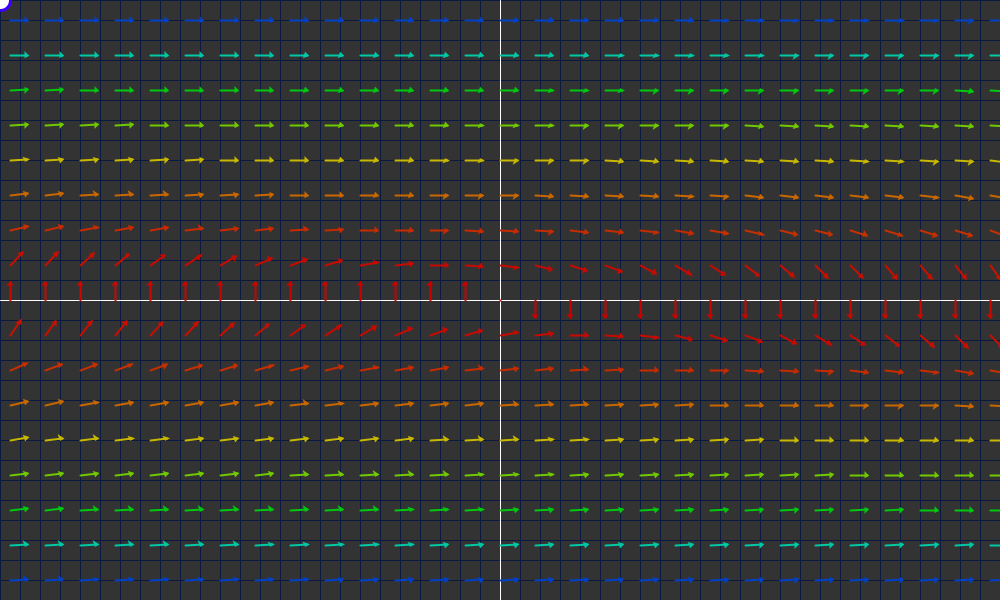
Frame 1 (no input)
Frame 60 (the mouse pressed at the canvas centre just before this capture): identical to frame 1, image omitted
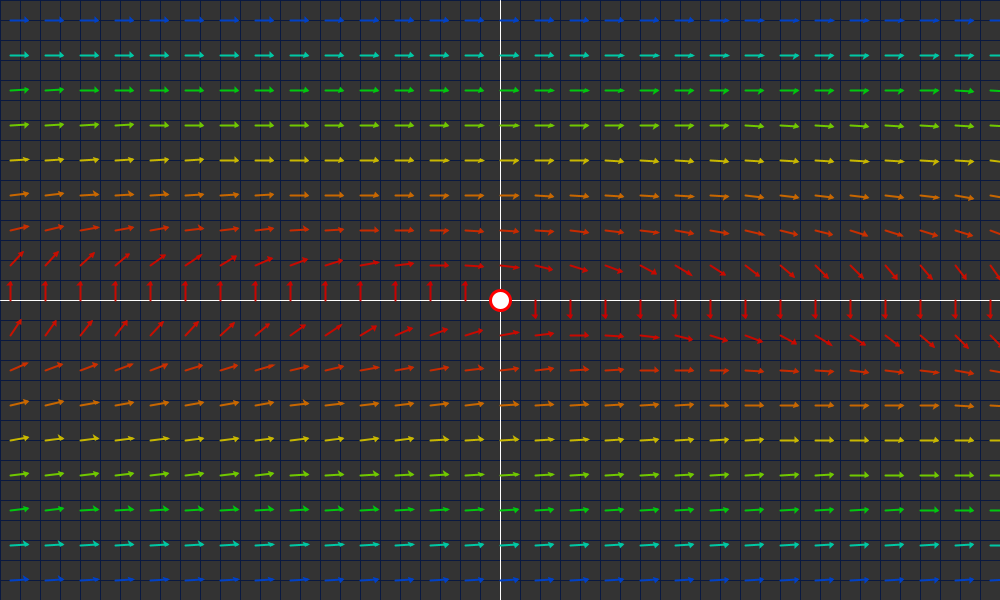
Frame 120 (the mouse held since frame 60 and released just before this capture)

The Processing sketch that drew these frames (run headless with seeded random() and noise(); from frame 60 on, the mouse is pressed at the canvas centre):

// Processing sketch: Vector_fields
// ── Vector_fields.pde
blob bob;
vector O, v0;
float dt, colorSensitivity=500;
boolean hold=true;

//f(x, y) = (4x^2 + 3) / sqrt(y)
//f(x, y) = sqrt((28 + x)^2 + 4)/fprima

vector field_function(vector pos)
{
  vector u, v;
  float x=pos.x-width/2, y=pos.y-height/2, scale=1, f1, f2;
  f1=y*y;
  f2=3*x-6*y;
  //f1=x+5*y;
  //f2=1/y*x*x;
  //f1 = (4*x*x + 3) / sqrt(abs(y));
  //f2 = sqrt(pow((28 + x), 2) + 4)/f1;
  //v = new vector(f1/scale, f2/scale);
  //u = subv(pos, O);
  //v = polarVector(u.magn(), u.angle()-PI);
  v = new vector(f1, f2);
  v = multv(1, v);
  return v;
}

void setup()
{
  size(1000, 600);
  background(51);
  //translate(width/2, height/2);
  O = new vector(width/2, height/2);
  v0=O;
  dt = 0.001;
  bob = new blob(width/10, height/2-10, 10, v0);
}

void draw()
{
  background(51);
  vector mouse=new vector (mouseX, mouseY);
  grid(20);
  field_display(35);
  if (hold)
    {
    bob.pos=mouse;
    bob.vel=O;
    bob.acc=O;
    }
  else
    bob.update();
  bob.display(); 
}

void mouseClicked()
{
  if (!hold)
    {
      bob.pos=new vector (mouseX, mouseY);
      bob.vel=O;
      bob.acc=O;
    }
  hold=!hold;
}

// ── Blob.pde
class blob
{
  float r;
  vector pos, vel, acc;
  
  blob(float xtemp, float ytemp, float rtemp, vector v)
  {
    pos = new vector(xtemp, ytemp);
    vel = new vector(v.x, v.y);
    acc = new vector(0, 0);
    r = rtemp;
  }
  
  void update()
  {
    for (int timestep=0; timestep<1/dt; timestep++);
        {
          acc = multv(200, field_function(pos));
          vel.addv(multv(dt, acc));
          pos.addv(multv(dt, vel));
        }
  }
  
  void display()
  {
    fill(255);
    strokeWeight(3);
    colorMode(HSB);
    //println(floor(field_function(pos).magn()/colorSensitivity)%255);
    println(pos.magn(), vel.magn(), acc.magn());
    stroke(floor(field_function(pos).magn()/colorSensitivity)%255, 255, 255);
    ellipse (pos.x, pos.y, 2*r, 2*r);
  }
}

void grid(float unit)
{
  float x, y;
  vector O = new vector(width/2, height/2);
  colorMode(RGB);
  stroke(10, 25, 64);
  strokeWeight(1);
  for (x=O.x+unit; x<=width; x+=unit)
      line(x, 0, x, height);
  for (x=O.x-unit; x>=0; x-=unit)
      line(x, 0, x, height);
  for (y=O.y+unit; y<=height; y+=unit)
      line(0, y, width, y);
  for (y=O.y-unit; y>=0; y-=unit)
      line(0, y, width, y);
  stroke(255);
  line(O.x, 0, O.x, height);
  line(0, O.y, width, O.y);
      
}

void field_display(float unit)
{
  float x, y;
  for (x=(width/2)%unit ; x<=width ; x+=unit)
      for (y=(height/2)%unit ; y<=height; y+=unit)
          vector_display(x, y, unit);
}

void vector_display(float x, float y, float unit)
{
  vector pos = new vector(x, y), v = multv(upLimit(field_function(pos).magn(), unit/2), versor(field_function(pos)));
  colorMode(HSB);
  color c=color(floor(field_function(pos).magn()/colorSensitivity)%255, 255, 200);
  arrow(pos, v, c, 2);
}

// ── Vector.pde
class vector
{
  float x, y;
  
  vector (float tempx, float tempy)
  {x=tempx; y=tempy;}
  
  void addv(vector v)
  {vector w = new vector(v.x+x, v.y+y);  
   x=w.x; y=w.y;
 }
  
  float magn()
  {return sqrt(x*x+y*y);}
  
  float angle()
  {if(x>=0)
      return atan(y/x);
   else
       return PI+atan(y/x);
   }
  
}
  vector polarVector(float r, float a)
  {
    vector v = new vector(r*cos(a), r*sin(a));
    return v;
  }
  
  vector multv(float scalar, vector v)
  {
    vector w = new vector(v.x*scalar, v.y*scalar);
    return w;
  }
  
  vector addv(vector u, vector v)
    {
       vector w = new vector(u.x+v.x, u.y+v.y);
       return w;
    }
    
  vector subv(vector u, vector v)
    {
       vector w = new vector(u.x-v.x, u.y-v.y);
       return w;
    }
    
  vector randomVector(float mag)
  {
    float angle=random(0, TWO_PI);
    vector v = new vector(mag*cos(angle), mag*sin(angle));
    return v;
  }

  vector versor(vector v)
  {
    return multv(1/v.magn(), v);
  }
  
    void eqqTriangle(vector pos, float l, float rot, color c)
  {
    fill(c);
    beginShape();
    vertex(pos.x, pos.y);
    vector v1 = addv(pos, polarVector(l, PI+PI/6-rot));
    vertex(v1.x, v1.y);
    vector v2 = addv(pos, polarVector(l, PI-PI/6-rot));
    vertex(v2.x, v2.y);
    endShape(CLOSE);
  }
  
  void arrow(vector pos, vector v, color c, int stroke)
  {
    float r=log(v.magn());
    vector vf = addv(pos, v);
    stroke(c);
    strokeWeight(stroke);
    line(pos.x, pos.y, vf.x, vf.y);
    if (v.magn()>1)
        eqqTriangle(vf, r, -v.angle(), c);
    else
        point(pos.x, pos.y);
  }
  
  float upLimit(float x, float limit)
  {
    if (x>limit)
        return limit;
    else 
        return x;
  }
